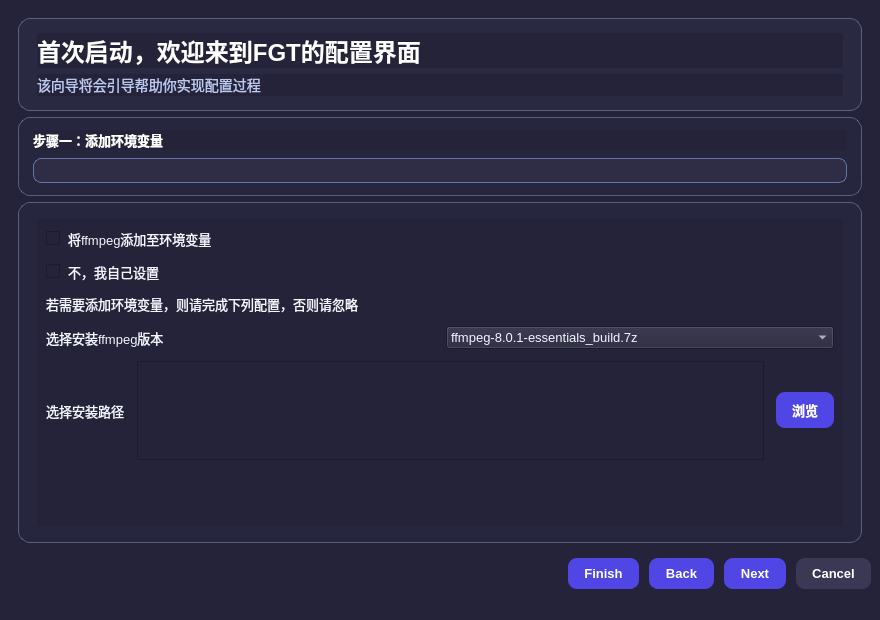
<?xml version="1.0" encoding="UTF-8"?>
<ui version="4.0">
 <class>SetupWindow</class>
 <widget class="QMainWindow" name="SetupWindow">
  <property name="geometry">
   <rect>
    <x>0</x>
    <y>0</y>
    <width>880</width>
    <height>620</height>
   </rect>
  </property>
  <property name="font">
   <font>
    <family>Microsoft YaHei</family>
    <pointsize>-1</pointsize>
   </font>
  </property>
  <property name="windowTitle">
   <string>Setup Wizard</string>
  </property>
  <property name="styleSheet">
   <string notr="true">QMainWindow, QWidget {
    background-color: #24233a;
    color: #f2f6ff;
    font-family: &quot;Microsoft YaHei&quot;;
    font-size: 13px;
}

QWidget#centralwidget {
    background-color: #24233a;
}

QFrame#headerFrame {
    background-color: #2a2942;
    border: 1px solid rgba(188, 201, 242, 0.34);
    border-radius: 12px;
}

QLabel#titleLabel {
    font-size: 24px;
    font-weight: 700;
    color: #ffffff;
}

QLabel#subtitleLabel {
    font-size: 14px;
    color: #bcc9f2;
}

QFrame#stepFrame, QFrame#contentFrame {
    background-color: #27263f;
    border: 1px solid rgba(188, 201, 242, 0.34);
    border-radius: 12px;
}

QLabel[class=&quot;stepLabel&quot;] {
    color: #f2f6ff;
    font-size: 13px;
}

QLabel#stepCurrent {
    color: #ffffff;
    font-weight: 700;
}

QProgressBar {
    border: 1px solid #6675a8;
    border-radius: 8px;
    text-align: center;
    background-color: #2f2d45;
    color: #e2e8ff;
}

QProgressBar::chunk {
    border-radius: 7px;
    background: qlineargradient(x1:0, y1:0, x2:1, y2:0,
                                stop:0 #6f56ff, stop:1 #8f7bff);
}

QLineEdit {
    background-color: #2f2d45;
    border: 1px solid #6675a8;
    border-radius: 8px;
    padding: 6px 10px;
    color: #f2f6ff;
}

QCheckBox {
    color: #f2f6ff;
    spacing: 8px;
}

QPushButton {
    background-color: #4f46e5;
    color: #ffffff;
    border: none;
    border-radius: 9px;
    padding: 8px 16px;
    font-weight: 600;
}

QPushButton:hover {
    background-color: #5d54f0;
}

QPushButton:pressed {
    background-color: #443bc7;
}

QPushButton#cancelButton {
    background-color: #3a3854;
}

QPushButton#cancelButton:hover {
    background-color: #4a4866;
}</string>
  </property>
  <widget class="QWidget" name="centralwidget">
   <layout class="QVBoxLayout" name="verticalLayout_5">
    <item>
     <widget class="QStackedWidget" name="stackedWidget">
      <property name="currentIndex">
       <number>0</number>
      </property>
      <widget class="QWidget" name="page">
       <layout class="QVBoxLayout" name="verticalLayout">
        <item>
         <widget class="QFrame" name="headerFrame">
          <layout class="QVBoxLayout" name="verticalLayout_2">
           <property name="leftMargin">
            <number>18</number>
           </property>
           <property name="topMargin">
            <number>14</number>
           </property>
           <property name="rightMargin">
            <number>18</number>
           </property>
           <property name="bottomMargin">
            <number>14</number>
           </property>
           <item>
            <widget class="QLabel" name="titleLabel">
             <property name="text">
              <string>首次启动，欢迎来到FGT的配置界面</string>
             </property>
            </widget>
           </item>
           <item>
            <widget class="QLabel" name="subtitleLabel">
             <property name="text">
              <string>该向导将会引导帮助你实现配置过程</string>
             </property>
            </widget>
           </item>
          </layout>
         </widget>
        </item>
        <item>
         <widget class="QFrame" name="stepFrame">
          <layout class="QVBoxLayout" name="verticalLayout_3">
           <property name="spacing">
            <number>8</number>
           </property>
           <property name="leftMargin">
            <number>14</number>
           </property>
           <property name="topMargin">
            <number>12</number>
           </property>
           <property name="rightMargin">
            <number>14</number>
           </property>
           <property name="bottomMargin">
            <number>12</number>
           </property>
           <item>
            <widget class="QLabel" name="stepCurrent">
             <property name="text">
              <string>步骤一：添加环境变量</string>
             </property>
            </widget>
           </item>
           <item>
            <widget class="QProgressBar" name="setupProgressBar">
             <property name="value">
              <number>25</number>
             </property>
             <property name="textVisible">
              <bool>false</bool>
             </property>
            </widget>
           </item>
          </layout>
         </widget>
        </item>
        <item>
         <widget class="QFrame" name="contentFrame">
          <layout class="QVBoxLayout" name="verticalLayout_4">
           <property name="spacing">
            <number>12</number>
           </property>
           <property name="leftMargin">
            <number>18</number>
           </property>
           <property name="topMargin">
            <number>16</number>
           </property>
           <property name="rightMargin">
            <number>18</number>
           </property>
           <property name="bottomMargin">
            <number>16</number>
           </property>
           <item>
            <widget class="QStackedWidget" name="setupStack">
             <property name="currentIndex">
              <number>0</number>
             </property>
             <widget class="QWidget" name="pageAddPath">
              <layout class="QVBoxLayout" name="verticalLayout_pageAddPath">
               <property name="spacing">
                <number>12</number>
               </property>
               <item>
                <layout class="QHBoxLayout" name="horizontalLayout_3">
                 <item>
                  <widget class="QCheckBox" name="addff_y">
                   <property name="text">
                    <string>将ffmpeg添加至环境变量</string>
                   </property>
                  </widget>
                 </item>
                </layout>
               </item>
               <item>
                <layout class="QHBoxLayout" name="horizontalLayout_2">
                 <item>
                  <widget class="QCheckBox" name="addff_n">
                   <property name="text">
                    <string>不，我自己设置</string>
                   </property>
                  </widget>
                 </item>
                </layout>
               </item>
               <item>
                <widget class="QLabel" name="label">
                 <property name="text">
                  <string>若需要添加环境变量，则请完成下列配置，否则请忽略</string>
                 </property>
                </widget>
               </item>
               <item>
                <layout class="QHBoxLayout" name="horizontalLayout_4">
                 <item>
                  <widget class="QLabel" name="label_2">
                   <property name="text">
                    <string>选择安装ffmpeg版本</string>
                   </property>
                  </widget>
                 </item>
                 <item>
                  <widget class="QComboBox" name="ffversion">
                   <item>
                    <property name="text">
                     <string>ffmpeg-8.0.1-essentials_build.7z</string>
                    </property>
                   </item>
                   <item>
                    <property name="text">
                     <string>ffmpeg-8.0.1-essentials_build.zip</string>
                    </property>
                   </item>
                   <item>
                    <property name="text">
                     <string>ffmpeg-8.0.1-full_build.7z</string>
                    </property>
                   </item>
                   <item>
                    <property name="text">
                     <string>ffmpeg-8.0.1-full_build-shared.7z</string>
                    </property>
                   </item>
                  </widget>
                 </item>
                </layout>
               </item>
               <item>
                <layout class="QHBoxLayout" name="horizontalLayout_8">
                 <item>
                  <widget class="QLabel" name="label_3">
                   <property name="text">
                    <string>选择安装路径</string>
                   </property>
                  </widget>
                 </item>
                 <item>
                  <widget class="QPlainTextEdit" name="input_file_1">
                   <property name="readOnly">
                    <bool>false</bool>
                   </property>
                  </widget>
                 </item>
                 <item>
                  <widget class="QPushButton" name="browse_1">
                   <property name="text">
                    <string>浏览</string>
                   </property>
                  </widget>
                 </item>
                </layout>
               </item>
               <item>
                <spacer name="verticalSpacer">
                 <property name="orientation">
                  <enum>Qt::Orientation::Vertical</enum>
                 </property>
                 <property name="sizeHint" stdset="0">
                  <size>
                   <width>20</width>
                   <height>150</height>
                  </size>
                 </property>
                </spacer>
               </item>
               <item>
                <spacer name="verticalSpacer_pageAddPath">
                 <property name="orientation">
                  <enum>Qt::Orientation::Vertical</enum>
                 </property>
                 <property name="sizeHint" stdset="0">
                  <size>
                   <width>20</width>
                   <height>40</height>
                  </size>
                 </property>
                </spacer>
               </item>
              </layout>
             </widget>
             <widget class="QWidget" name="pageInstallPath">
              <layout class="QVBoxLayout" name="verticalLayout_pageInstallPath">
               <property name="spacing">
                <number>12</number>
               </property>
               <item>
                <layout class="QHBoxLayout" name="horizontalLayout_6">
                 <item>
                  <widget class="QLabel" name="label_6">
                   <property name="text">
                    <string>选择浏览默认路径</string>
                   </property>
                  </widget>
                 </item>
                </layout>
               </item>
               <item>
                <layout class="QHBoxLayout" name="horizontalLayout_16">
                 <item>
                  <widget class="QPlainTextEdit" name="input_file_2">
                   <property name="readOnly">
                    <bool>false</bool>
                   </property>
                  </widget>
                 </item>
                 <item>
                  <widget class="QPushButton" name="browse_2">
                   <property name="text">
                    <string>浏览</string>
                   </property>
                  </widget>
                 </item>
                </layout>
               </item>
               <item>
                <layout class="QHBoxLayout" name="horizontalLayout_7">
                 <item>
                  <widget class="QLabel" name="label_7">
                   <property name="text">
                    <string>选择默认存储路径</string>
                   </property>
                  </widget>
                 </item>
                </layout>
               </item>
               <item>
                <layout class="QHBoxLayout" name="horizontalLayout_10">
                 <item>
                  <widget class="QPlainTextEdit" name="input_file_3">
                   <property name="readOnly">
                    <bool>false</bool>
                   </property>
                  </widget>
                 </item>
                 <item>
                  <widget class="QPushButton" name="browse_3">
                   <property name="text">
                    <string>浏览</string>
                   </property>
                  </widget>
                 </item>
                </layout>
               </item>
               <item>
                <spacer name="verticalSpacer_pageInstallPath">
                 <property name="orientation">
                  <enum>Qt::Orientation::Vertical</enum>
                 </property>
                 <property name="sizeHint" stdset="0">
                  <size>
                   <width>20</width>
                   <height>400</height>
                  </size>
                 </property>
                </spacer>
               </item>
              </layout>
             </widget>
             <widget class="QWidget" name="pageWelcome">
              <layout class="QVBoxLayout" name="verticalLayout_pageWelcome">
               <property name="spacing">
                <number>12</number>
               </property>
               <item>
                <layout class="QHBoxLayout" name="horizontalLayout_9">
                 <item>
                  <widget class="QCheckBox" name="isink">
                   <property name="text">
                    <string>配置完成后为我创建桌面快捷方式</string>
                   </property>
                  </widget>
                 </item>
                </layout>
               </item>
               <item>
                <layout class="QHBoxLayout" name="horizontalLayout_5">
                 <item>
                  <widget class="QLabel" name="label_4">
                   <property name="text">
                    <string>是否确认开始配置（添加环境变量的过程约耗时数分钟）</string>
                   </property>
                  </widget>
                 </item>
                 <item>
                  <widget class="QPushButton" name="start_configuration">
                   <property name="text">
                    <string>开始配置</string>
                   </property>
                  </widget>
                 </item>
                </layout>
               </item>
               <item>
                <layout class="QHBoxLayout" name="horizontalLayout_14">
                 <item>
                  <widget class="QLabel" name="label_5">
                   <property name="text">
                    <string>配置中</string>
                   </property>
                  </widget>
                 </item>
                </layout>
               </item>
               <item>
                <widget class="QPlainTextEdit" name="place_error"/>
               </item>
               <item>
                <widget class="QProgressBar" name="progressBar">
                 <property name="value">
                  <number>0</number>
                 </property>
                </widget>
               </item>
               <item>
                <layout class="QHBoxLayout" name="horizontalLayout_15"/>
               </item>
               <item>
                <spacer name="verticalSpacer_pageWelcome">
                 <property name="orientation">
                  <enum>Qt::Orientation::Vertical</enum>
                 </property>
                 <property name="sizeHint" stdset="0">
                  <size>
                   <width>20</width>
                   <height>40</height>
                  </size>
                 </property>
                </spacer>
               </item>
              </layout>
             </widget>
            </widget>
           </item>
          </layout>
         </widget>
        </item>
       </layout>
      </widget>
     </widget>
    </item>
    <item>
     <layout class="QHBoxLayout" name="horizontalLayout">
      <property name="spacing">
       <number>10</number>
      </property>
      <item>
       <spacer name="horizontalSpacer">
        <property name="orientation">
         <enum>Qt::Orientation::Horizontal</enum>
        </property>
        <property name="sizeHint" stdset="0">
         <size>
          <width>40</width>
          <height>20</height>
         </size>
        </property>
       </spacer>
      </item>
      <item>
       <widget class="QPushButton" name="startButton">
        <property name="text">
         <string>Finish</string>
        </property>
       </widget>
      </item>
      <item>
       <widget class="QPushButton" name="backButton">
        <property name="text">
         <string>Back</string>
        </property>
       </widget>
      </item>
      <item>
       <widget class="QPushButton" name="nextButton">
        <property name="text">
         <string>Next</string>
        </property>
       </widget>
      </item>
      <item>
       <widget class="QPushButton" name="cancelButton">
        <property name="text">
         <string>Cancel</string>
        </property>
       </widget>
      </item>
     </layout>
    </item>
   </layout>
  </widget>
  <widget class="QStatusBar" name="statusbar"/>
 </widget>
 <resources/>
 <connections/>
</ui>
